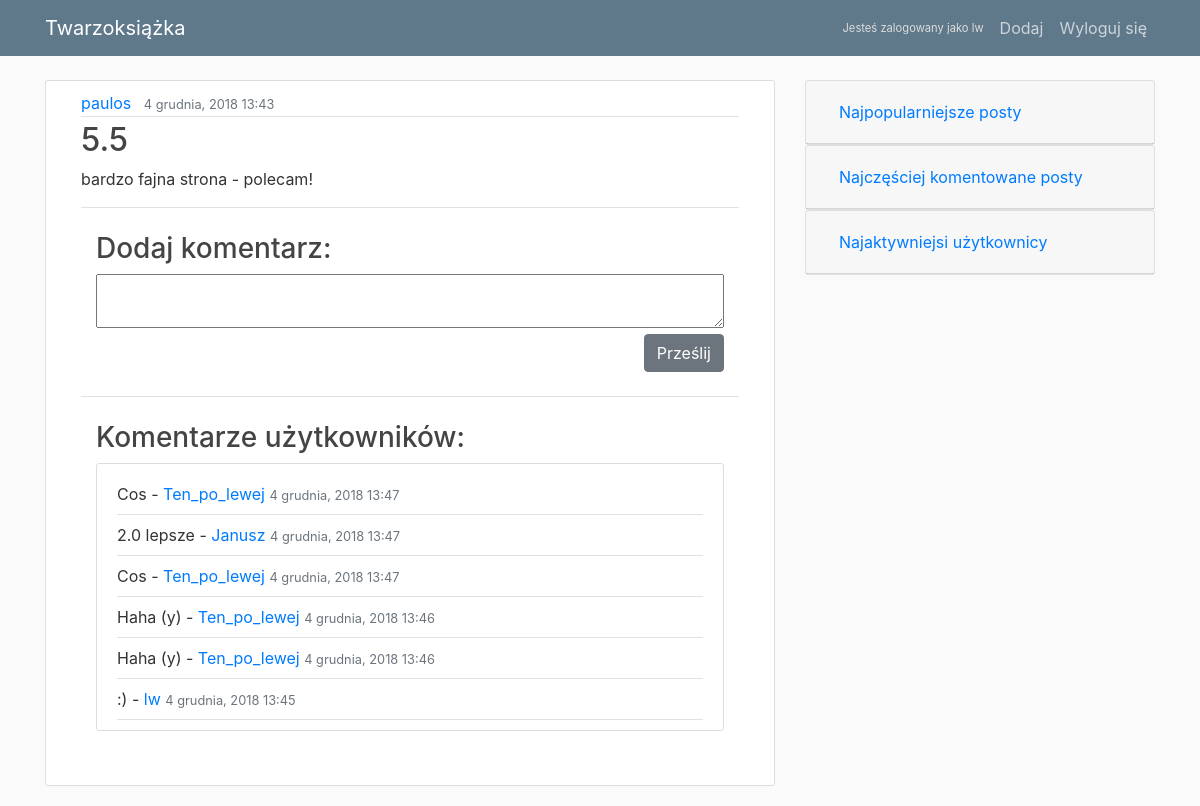
The page /post/24/ (signed in) on the database its author committed.
### blog/models.py (models this page shows, shortened)
class Post(models.Model):
    title = models.CharField(max_length=100)
    content = models.TextField()
    date_posted = models.DateTimeField(default=timezone.now)
    author = models.ForeignKey(User, on_delete=models.CASCADE)
    visits = models.IntegerField(default=0)
    class Meta:
        ordering = ['-date_posted']

class Comment(models.Model):
    content = models.TextField()
    date_posted = models.DateTimeField(default=timezone.now)
    author = models.ForeignKey(User, on_delete=models.CASCADE)
    post = models.ForeignKey(Post, on_delete=models.CASCADE)
    class Meta:
        ordering = ['-date_posted']

### blog/views.py (the view)
# urls.py: path('post/<int:pk>/', PostDetailView.as_view(), name='post-detail'),
class PostDetailView(DetailView):
    model = Post
    def get(self, request, *args, **kwargs):
        post = Post.objects.get(pk=kwargs['pk'])
        post.visits = F('visits') + 1
        post.save()
        return super().get(request, *args, **kwargs)

### blog/templates/blog/post_detail.html (shortened to what this page needs)
{% extends "blog/index.html" %}
{% block content %}
<article class="media content-section">
  <div class="col-md-12 media-body" style="word-wrap: break-word;">
    <div class="article-metadata">
      <a class="mr-2" href="{% url 'users:user' object.author.id %}">{{ object.author }}</a>
      <small class="text-muted">{{ object.date_posted|date:"j E, Y G:i" }}</small>
    </div>
    <h2 class="article-title">{{ object.title }}</h2>
    <p class="article-content">{{ object.content }}</p>
    <div class="container py-4 border-top">
      <h3>Dodaj komentarz:</h3>
      <form action="{% url 'post-comment' object.id %}" method="post">
        <textarea class="w-100" name="comment"></textarea>
        <div class="d-flex justify-content-end">
          <input type="submit" class="btn btn-secondary" value="Prześlij">
        </div>
      </form>
    </div>
    <div class="container py-4 border-top">
      <h3>Komentarze użytkowników:</h3>
      <article class="media content-section flex-column">
        {% if object.comment_set.all %}
        {% for comment in object.comment_set.all %}
        <div class="media-body border-bottom py-2 w-100">
          <p class="my-0">{{ comment.content }} - <a href="{% url 'users:user' comment.author.id %}">
              {{ comment.author.username }}</a>
            <small class="text-muted">{{ comment.date_posted|date:"j E, Y G:i" }}</small></p>
        </div>
        {% endfor %}
        {% else %}
        <strong>Brak komentarzy pod tym postem</strong>
        {% endif %}
      </article>
    </div>
  </div>
</article>
{% endblock content %}

### blog/templates/blog/index.html (shortened to what this page needs)
{% load static %}
<!DOCTYPE html>
<html>
<head>
  <link rel="stylesheet" href="https://maxcdn.bootstrapcdn.com/bootstrap/4.0.0/css/bootstrap.min.css"
>
  <link rel="stylesheet" type="text/css" href="{% static 'blog/main.css' %}">
</head>
<body>
  <header class="site-header">
    <nav class="navbar navbar-expand-md navbar-dark bg-steel fixed-top">
      <div class="container">
        <a class="navbar-brand mr-4" href="{% url 'blog-home' %}">Twarzoksiążka</a>
        <div class="collapse navbar-collapse" id="navbarToggle">
          <div class="navbar-nav align-items-center">
            {% if user.is_authenticated %}
            <span class="logged-in-user-info mx-2">Jesteś zalogowany jako {{ user.username }}</span>
            <a class="nav-item nav-link" href="{% url 'post-create' %}">Dodaj</a>
            <a class="nav-item nav-link" href="{% url 'logout' %}">Wyloguj się</a>
            {% else %}
            <a class="nav-item nav-link" href="{% url 'login' %}">Zaloguj się</a>
            <a class="nav-item nav-link" href="{% url 'register' %}">Załóż konto</a>
            {% endif %}
          </div>
        </div>
      </div>
    </nav>
  </header>
  <main role="main" class="container">
    <div class="row">
      <div class="col-md-8">
        {% block content %}{% endblock %}
      </div>
      <div class="col-md-4">
        <div class="accordion" id="sidebar">
          <div class="card">
            <div class="card-header" id="most_popular">
              <h5 class="mb-0">
                <button class="btn btn-link" type="button" data-target="#most_popular_list" aria-expanded="false"
                  aria-controls="most_popular_list" onclick="sidebarClickHandler(this)">
                  Najpopularniejsze posty
                </button>
              </h5>
            </div>
          </div>
          <div class="card">
            <div class="card-header" id="most_commented">
              <h5 class="mb-0">
                <button class="btn btn-link collapsed" type="button" data-target="#most_commented_list" aria-expanded="false"
                  aria-controls="most_commented_list" onclick="sidebarClickHandler(this)">
                  Najczęściej komentowane posty
                </button>
              </h5>
            </div>
          </div>
          <div class="card">
            <div class="card-header" id="top_users">
              <h5 class="mb-0">
                <button class="btn btn-link collapsed" type="button" data-target="#top_users_list" aria-expanded="false"
                  aria-controls="top_users_list" onclick="sidebarClickHandler(this)">
                  Najaktywniejsi użytkownicy
                </button>
              </h5>
            </div>
          </div>
        </div>
      </div>
    </div>
  </main>
</body>
</html>

### blog/static/blog/main.css (style rules this page uses)
body { background: #fafafa; color: #333333; margin-top: 5rem; }
h1, h2, h3, h4, h5, h6 { color: #444444; }
.bg-steel { background-color: #5f788a; }
.site-header .navbar-nav .nav-link { color: #cbd5db; }
.content-section { background: #ffffff; padding: 10px 20px; border: 1px solid #dddddd; border-radius: 3px; margin-bottom: 20px; }
.article-title { color: #444444; }
.article-content { white-space: pre-line; }
.article-metadata { padding-bottom: 1px; margin-bottom: 4px; border-bottom: 1px solid #e3e3e3 }
.logged-in-user-info { color: #dddddd; font-size: 0.7em; }

### rows shown on the page
Post: author "paulos", date_posted "4 grudnia, 2018 13:43", title "5.5", content "bardzo fajna strona - polecam!"
Comment: content "Cos", author.username "Ten_po_lewej", date_posted "4 grudnia, 2018 13:47"
Comment: content "2.0 lepsze", author.username "Janusz", date_posted "4 grudnia, 2018 13:47"
Comment: content "Cos", author.username "Ten_po_lewej", date_posted "4 grudnia, 2018 13:47"
Comment: content "Haha (y)", author.username "Ten_po_lewej", date_posted "4 grudnia, 2018 13:46"
Comment: content "Haha (y)", author.username "Ten_po_lewej", date_posted "4 grudnia, 2018 13:46"
Comment: content ":)", author.username "lw", date_posted "4 grudnia, 2018 13:45"

### other values the page prints
{{ user.username }} "lw"
